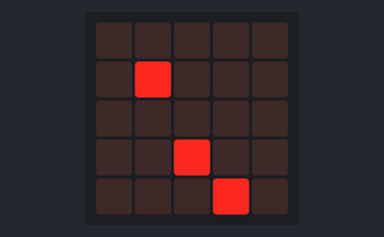
The program below on a simulated BBC micro:bit (MakeCode). On the bench: the board's 5×5 LED display.

Above: at 0.25 s.
At 3.6 s:
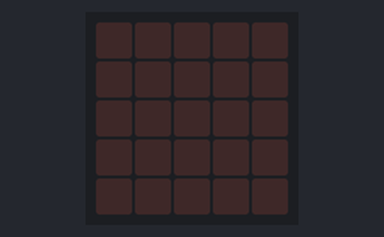

Measured:
- by itself, everything shown: repeats every 4.0 s, in 15 steps
- what the display in image 1 shows lasts 0.5 s, from 3.5 s to 4.0 s

The program:

main.ts
```typescript
basic.forever(function () {
    for (let index = 0; index < 4; index++) {
        led.plot(1, 1)
        basic.pause(500)
        led.unplot(1, 1)
        basic.pause(500)
    }
})
basic.forever(function () {
    for (let index = 0; index < 4; index++) {
        led.plot(3, 4)
        basic.pause(500)
        led.unplot(3, 4)
        basic.pause(500)
    }
})
basic.forever(function () {
    for (let index = 0; index < 4; index++) {
        led.plot(2, 3)
        basic.pause(500)
        led.unplot(2, 3)
        basic.pause(500)
    }
})
```

test.ts
```typescript
// testene settes inn her; disse vil ikke kompilert så lenge denne pakken blir brukt som en utvidelse.
```
